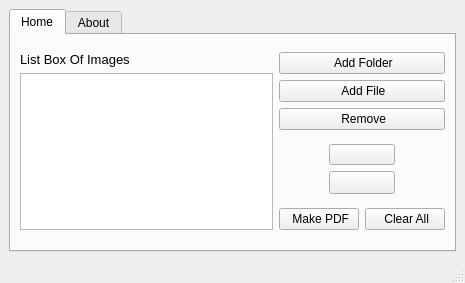
<?xml version="1.0" encoding="UTF-8"?>
<ui version="4.0">
 <class>MainWindow</class>
 <widget class="QMainWindow" name="MainWindow">
  <property name="geometry">
   <rect>
    <x>0</x>
    <y>0</y>
    <width>465</width>
    <height>283</height>
   </rect>
  </property>
  <property name="minimumSize">
   <size>
    <width>465</width>
    <height>283</height>
   </size>
  </property>
  <property name="maximumSize">
   <size>
    <width>465</width>
    <height>283</height>
   </size>
  </property>
  <property name="windowTitle">
   <string>Image To PDF Converter App</string>
  </property>
  <property name="windowIcon">
   <iconset>
    <normaloff>icons/main_icon.png</normaloff>icons/main_icon.png</iconset>
  </property>
  <widget class="QWidget" name="centralwidget">
   <layout class="QHBoxLayout" name="horizontalLayout_6">
    <item>
     <widget class="QTabWidget" name="tabWidget">
      <property name="tabShape">
       <enum>QTabWidget::Rounded</enum>
      </property>
      <property name="currentIndex">
       <number>0</number>
      </property>
      <widget class="QWidget" name="tab">
       <attribute name="icon">
        <iconset>
         <normaloff>icons/top_menu_50px.png</normaloff>icons/top_menu_50px.png</iconset>
       </attribute>
       <attribute name="title">
        <string>Home</string>
       </attribute>
       <layout class="QGridLayout" name="gridLayout">
        <item row="0" column="0" rowspan="3">
         <layout class="QVBoxLayout" name="verticalLayout_3">
          <item>
           <widget class="QLabel" name="label_8">
            <property name="text">
             <string>&lt;html&gt;&lt;head/&gt;&lt;body&gt;&lt;p&gt;&lt;span style=&quot; font-size:10pt;&quot;&gt;List Box Of Images&lt;/span&gt;&lt;/p&gt;&lt;/body&gt;&lt;/html&gt;</string>
            </property>
           </widget>
          </item>
          <item>
           <widget class="QListWidget" name="listWidget"/>
          </item>
         </layout>
        </item>
        <item row="0" column="1">
         <layout class="QVBoxLayout" name="verticalLayout">
          <item>
           <widget class="QPushButton" name="pushButton">
            <property name="text">
             <string> Add Folder</string>
            </property>
            <property name="icon">
             <iconset>
              <normaloff>icons/Add Folder_50px.png</normaloff>icons/Add Folder_50px.png</iconset>
            </property>
           </widget>
          </item>
          <item>
           <widget class="QPushButton" name="pushButton_add">
            <property name="text">
             <string> Add File</string>
            </property>
            <property name="icon">
             <iconset>
              <normaloff>icons/plus_50px.png</normaloff>icons/plus_50px.png</iconset>
            </property>
           </widget>
          </item>
          <item>
           <widget class="QPushButton" name="pushButton_remove">
            <property name="text">
             <string> Remove</string>
            </property>
            <property name="icon">
             <iconset>
              <normaloff>icons/minus_50px.png</normaloff>icons/minus_50px.png</iconset>
            </property>
           </widget>
          </item>
         </layout>
        </item>
        <item row="1" column="1">
         <layout class="QVBoxLayout" name="verticalLayout_2" stretch="0,0">
          <property name="leftMargin">
           <number>50</number>
          </property>
          <property name="rightMargin">
           <number>50</number>
          </property>
          <item>
           <widget class="QPushButton" name="pushButton_up">
            <property name="maximumSize">
             <size>
              <width>91</width>
              <height>21</height>
             </size>
            </property>
            <property name="text">
             <string/>
            </property>
            <property name="icon">
             <iconset>
              <normaloff>icons/collapse_arrow_50px.png</normaloff>icons/collapse_arrow_50px.png</iconset>
            </property>
           </widget>
          </item>
          <item>
           <widget class="QPushButton" name="pushButton_down">
            <property name="maximumSize">
             <size>
              <width>91</width>
              <height>23</height>
             </size>
            </property>
            <property name="text">
             <string/>
            </property>
            <property name="icon">
             <iconset>
              <normaloff>icons/expand_arrow_50px.png</normaloff>icons/expand_arrow_50px.png</iconset>
            </property>
           </widget>
          </item>
         </layout>
        </item>
        <item row="2" column="1">
         <layout class="QHBoxLayout" name="horizontalLayout">
          <item>
           <widget class="QPushButton" name="pushButton_make_pdf">
            <property name="text">
             <string> Make PDF</string>
            </property>
            <property name="icon">
             <iconset>
              <normaloff>icons/export_pdf_50px.png</normaloff>icons/export_pdf_50px.png</iconset>
            </property>
           </widget>
          </item>
          <item>
           <widget class="QPushButton" name="pushButton_clear">
            <property name="text">
             <string> Clear All</string>
            </property>
            <property name="icon">
             <iconset>
              <normaloff>icons/clear_symbol_50px.png</normaloff>icons/clear_symbol_50px.png</iconset>
            </property>
           </widget>
          </item>
         </layout>
        </item>
       </layout>
      </widget>
      <widget class="QWidget" name="tab_2">
       <attribute name="icon">
        <iconset>
         <normaloff>icons/info_50px.png</normaloff>icons/info_50px.png</iconset>
       </attribute>
       <attribute name="title">
        <string>About</string>
       </attribute>
       <layout class="QGridLayout" name="gridLayout_3">
        <item row="0" column="0">
         <layout class="QHBoxLayout" name="horizontalLayout_2">
          <item>
           <widget class="QLabel" name="label">
            <property name="text">
             <string>&lt;html&gt;&lt;head/&gt;&lt;body&gt;&lt;p&gt;Developer:&lt;/p&gt;&lt;/body&gt;&lt;/html&gt;</string>
            </property>
           </widget>
          </item>
          <item>
           <widget class="QLabel" name="label_2">
            <property name="text">
             <string>Sakib Khan Inan</string>
            </property>
           </widget>
          </item>
         </layout>
        </item>
        <item row="1" column="0">
         <layout class="QHBoxLayout" name="horizontalLayout_3">
          <item>
           <widget class="QLabel" name="label_5">
            <property name="minimumSize">
             <size>
              <width>81</width>
              <height>16</height>
             </size>
            </property>
            <property name="text">
             <string>Contact Info:</string>
            </property>
           </widget>
          </item>
          <item>
           <widget class="QLabel" name="label_6">
            <property name="minimumSize">
             <size>
              <width>191</width>
              <height>16</height>
             </size>
            </property>
            <property name="text">
             <string>sakib.khaninan@hotmail.com</string>
            </property>
           </widget>
          </item>
         </layout>
        </item>
        <item row="2" column="0">
         <layout class="QHBoxLayout" name="horizontalLayout_4">
          <item>
           <widget class="QLabel" name="label_4">
            <property name="maximumSize">
             <size>
              <width>191</width>
              <height>20</height>
             </size>
            </property>
            <property name="text">
             <string>Technologies Used:</string>
            </property>
           </widget>
          </item>
          <item>
           <widget class="QLabel" name="label_3">
            <property name="text">
             <string>Python 3.7, PyQt5, PILLOW (PIL).</string>
            </property>
           </widget>
          </item>
         </layout>
        </item>
        <item row="3" column="0">
         <layout class="QHBoxLayout" name="horizontalLayout_5">
          <item>
           <widget class="QLabel" name="label_7">
            <property name="text">
             <string>Icons Credit:</string>
            </property>
           </widget>
          </item>
          <item>
           <widget class="QLabel" name="label_9">
            <property name="text">
             <string>&lt;html&gt;&lt;head/&gt;&lt;body&gt;&lt;p&gt;&lt;a href=&quot;https://icons8.com&quot;&gt;&lt;span style=&quot; text-decoration: underline; color:#00bcd4;&quot;&gt;Icons8.com&lt;/span&gt;&lt;/a&gt;&lt;/p&gt;&lt;/body&gt;&lt;/html&gt;</string>
            </property>
            <property name="openExternalLinks">
             <bool>true</bool>
            </property>
           </widget>
          </item>
         </layout>
        </item>
        <item row="4" column="0">
         <widget class="QTextBrowser" name="textBrowser">
          <property name="html">
           <string>&lt;!DOCTYPE HTML PUBLIC &quot;-//W3C//DTD HTML 4.0//EN&quot; &quot;http://www.w3.org/TR/REC-html40/strict.dtd&quot;&gt;
&lt;html&gt;&lt;head&gt;&lt;meta name=&quot;qrichtext&quot; content=&quot;1&quot; /&gt;&lt;style type=&quot;text/css&quot;&gt;
p, li { white-space: pre-wrap; }
&lt;/style&gt;&lt;/head&gt;&lt;body style=&quot; font-family:'MS Shell Dlg 2'; font-size:8.25pt; font-weight:400; font-style:normal;&quot;&gt;
&lt;p style=&quot; margin-top:0px; margin-bottom:0px; margin-left:0px; margin-right:0px; -qt-block-indent:0; text-indent:0px;&quot;&gt;MIT License&lt;/p&gt;
&lt;p style=&quot;-qt-paragraph-type:empty; margin-top:0px; margin-bottom:0px; margin-left:0px; margin-right:0px; -qt-block-indent:0; text-indent:0px;&quot;&gt;&lt;br /&gt;&lt;/p&gt;
&lt;p style=&quot; margin-top:0px; margin-bottom:0px; margin-left:0px; margin-right:0px; -qt-block-indent:0; text-indent:0px;&quot;&gt;Copyright (c) 2020 Sakib Khan Inan&lt;/p&gt;
&lt;p style=&quot;-qt-paragraph-type:empty; margin-top:0px; margin-bottom:0px; margin-left:0px; margin-right:0px; -qt-block-indent:0; text-indent:0px;&quot;&gt;&lt;br /&gt;&lt;/p&gt;
&lt;p style=&quot; margin-top:0px; margin-bottom:0px; margin-left:0px; margin-right:0px; -qt-block-indent:0; text-indent:0px;&quot;&gt;Permission is hereby granted, free of charge, to any person obtaining a copy&lt;/p&gt;
&lt;p style=&quot; margin-top:0px; margin-bottom:0px; margin-left:0px; margin-right:0px; -qt-block-indent:0; text-indent:0px;&quot;&gt;of this software and associated documentation files (the &amp;quot;Software&amp;quot;), to deal&lt;/p&gt;
&lt;p style=&quot; margin-top:0px; margin-bottom:0px; margin-left:0px; margin-right:0px; -qt-block-indent:0; text-indent:0px;&quot;&gt;in the Software without restriction, including without limitation the rights&lt;/p&gt;
&lt;p style=&quot; margin-top:0px; margin-bottom:0px; margin-left:0px; margin-right:0px; -qt-block-indent:0; text-indent:0px;&quot;&gt;to use, copy, modify, merge, publish, distribute, sublicense, and/or sell&lt;/p&gt;
&lt;p style=&quot; margin-top:0px; margin-bottom:0px; margin-left:0px; margin-right:0px; -qt-block-indent:0; text-indent:0px;&quot;&gt;copies of the Software, and to permit persons to whom the Software is&lt;/p&gt;
&lt;p style=&quot; margin-top:0px; margin-bottom:0px; margin-left:0px; margin-right:0px; -qt-block-indent:0; text-indent:0px;&quot;&gt;furnished to do so, subject to the following conditions:&lt;/p&gt;
&lt;p style=&quot;-qt-paragraph-type:empty; margin-top:0px; margin-bottom:0px; margin-left:0px; margin-right:0px; -qt-block-indent:0; text-indent:0px;&quot;&gt;&lt;br /&gt;&lt;/p&gt;
&lt;p style=&quot; margin-top:0px; margin-bottom:0px; margin-left:0px; margin-right:0px; -qt-block-indent:0; text-indent:0px;&quot;&gt;The above copyright notice and this permission notice shall be included in all&lt;/p&gt;
&lt;p style=&quot; margin-top:0px; margin-bottom:0px; margin-left:0px; margin-right:0px; -qt-block-indent:0; text-indent:0px;&quot;&gt;copies or substantial portions of the Software.&lt;/p&gt;
&lt;p style=&quot;-qt-paragraph-type:empty; margin-top:0px; margin-bottom:0px; margin-left:0px; margin-right:0px; -qt-block-indent:0; text-indent:0px;&quot;&gt;&lt;br /&gt;&lt;/p&gt;
&lt;p style=&quot; margin-top:0px; margin-bottom:0px; margin-left:0px; margin-right:0px; -qt-block-indent:0; text-indent:0px;&quot;&gt;THE SOFTWARE IS PROVIDED &amp;quot;AS IS&amp;quot;, WITHOUT WARRANTY OF ANY KIND, EXPRESS OR&lt;/p&gt;
&lt;p style=&quot; margin-top:0px; margin-bottom:0px; margin-left:0px; margin-right:0px; -qt-block-indent:0; text-indent:0px;&quot;&gt;IMPLIED, INCLUDING BUT NOT LIMITED TO THE WARRANTIES OF MERCHANTABILITY,&lt;/p&gt;
&lt;p style=&quot; margin-top:0px; margin-bottom:0px; margin-left:0px; margin-right:0px; -qt-block-indent:0; text-indent:0px;&quot;&gt;FITNESS FOR A PARTICULAR PURPOSE AND NONINFRINGEMENT. IN NO EVENT SHALL THE&lt;/p&gt;
&lt;p style=&quot; margin-top:0px; margin-bottom:0px; margin-left:0px; margin-right:0px; -qt-block-indent:0; text-indent:0px;&quot;&gt;AUTHORS OR COPYRIGHT HOLDERS BE LIABLE FOR ANY CLAIM, DAMAGES OR OTHER&lt;/p&gt;
&lt;p style=&quot; margin-top:0px; margin-bottom:0px; margin-left:0px; margin-right:0px; -qt-block-indent:0; text-indent:0px;&quot;&gt;LIABILITY, WHETHER IN AN ACTION OF CONTRACT, TORT OR OTHERWISE, ARISING FROM,&lt;/p&gt;
&lt;p style=&quot; margin-top:0px; margin-bottom:0px; margin-left:0px; margin-right:0px; -qt-block-indent:0; text-indent:0px;&quot;&gt;OUT OF OR IN CONNECTION WITH THE SOFTWARE OR THE USE OR OTHER DEALINGS IN THE&lt;/p&gt;
&lt;p style=&quot; margin-top:0px; margin-bottom:0px; margin-left:0px; margin-right:0px; -qt-block-indent:0; text-indent:0px;&quot;&gt;SOFTWARE.&lt;/p&gt;&lt;/body&gt;&lt;/html&gt;</string>
          </property>
         </widget>
        </item>
       </layout>
      </widget>
     </widget>
    </item>
   </layout>
  </widget>
  <widget class="QMenuBar" name="menubar">
   <property name="geometry">
    <rect>
     <x>0</x>
     <y>0</y>
     <width>465</width>
     <height>21</height>
    </rect>
   </property>
  </widget>
  <widget class="QStatusBar" name="statusbar"/>
 </widget>
 <resources/>
 <connections/>
</ui>
